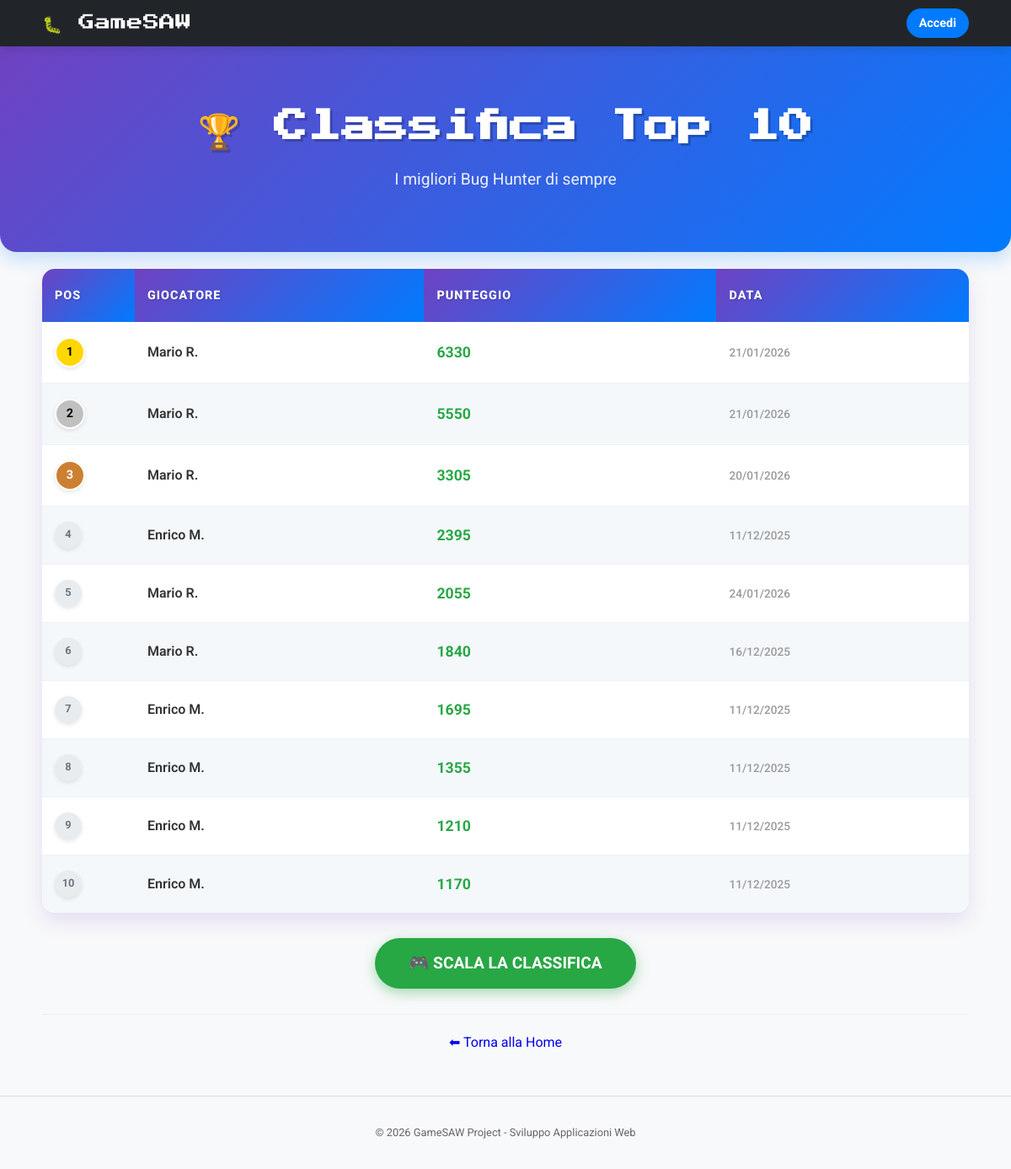
The app's page /classifica.php with its own data.
### tables this page shows
CREATE TABLE `punteggi` (
  `id` int(11) NOT NULL,
  `id_utente` int(11) NOT NULL,
  `punteggio` int(11) NOT NULL,
  `data_partita` timestamp NOT NULL DEFAULT current_timestamp()
);

CREATE TABLE `utenti` (
  `id` int(11) NOT NULL,
  `nome` varchar(50) NOT NULL,
  `cognome` varchar(50) NOT NULL,
  `email` varchar(100) NOT NULL,
  `password` varchar(255) NOT NULL,
  `ruolo` enum('user','admin') DEFAULT 'user',
  `data_registrazione` timestamp NOT NULL DEFAULT current_timestamp(),
  `bannato` tinyint(1) DEFAULT 0
);

### Includes/select.php (called while the page is built, shortened)
<?php
function getTopPlayers($pdo) {
    try {
        $sql = "SELECT u.nome, u.cognome, p.punteggio, p.data_partita
                FROM punteggi p
                JOIN utenti u ON p.id_utente = u.id
                WHERE u.bannato = 0
                ORDER BY p.punteggio DESC
                LIMIT 10";
        $stmt = $pdo->query($sql);
        return $stmt->fetchAll();
    } catch (PDOException $e) {
        return [];
    }
}
?>

### classifica.php (the view, shortened to what this page needs)
<?php
require_once 'includes/connection.php';
require_once 'includes/select.php';
$top_players = getTopPlayers($pdo);
include 'includes/header.php';
include 'includes/navbar.php';
?>
<div class="hero-section hero-sm">
    <h1>🏆 Classifica Top 10</h1>
    <p>I migliori Bug Hunter di sempre</p>
</div>
<div class="container">
    <table>
        <thead>
            <tr>
                <th width="10%">Pos</th>
                <th>Giocatore</th>
                <th>Punteggio</th>
                <th>Data</th>
            </tr>
        </thead>
        <tbody>
            <?php $rank = 1; ?>
            <?php foreach ($top_players as $row): ?>
                <?php
                    $rankClass = "rank-other";
                    if($rank == 1) $rankClass = "rank-1";
                    if($rank == 2) $rankClass = "rank-2";
                    if($rank == 3) $rankClass = "rank-3";
                ?>
                <tr>
                    <td>
                        <span class="rank-badge <?= $rankClass ?>">
                            <?= $rank++ ?>
                        </span>
                    </td>
                    <td class="player-name">
                        <?= htmlspecialchars($row['nome'] . ' ' . $row['cognome'][0] . '.') ?>
                    </td>
                    <td>
                        <span class="score-val"><?= $row['punteggio'] ?></span>
                    </td>
                    <td>
                        <span class="date-val">
                            <?= date("d/m/Y", strtotime($row['data_partita'])) ?>
                        </span>
                    </td>
                </tr>
            <?php endforeach; ?>
        </tbody>
    </table>
    <div class="text-center mt-30">
        <a href="game.php" class="btn-hero">🎮 SCALA LA CLASSIFICA</a>
    </div>
    <div class="back-footer">
        <a href="index.php" class="btn-back">⬅ Torna alla Home</a>
    </div>
</div>
<?php include 'includes/footer.php'; ?>

### Includes/header.php (shortened to what this page needs)
<!DOCTYPE html>
<html lang="it">
<head>
    <?php
    if (isset($isGamePage) && $isGamePage === true) {
        echo '<link rel="stylesheet" href="assets/css/style.css?v=3.0">';
    } else {
        echo '<link rel="stylesheet" href="assets/css/base.css?v=3.0">';
    }
    ?>
</head>
<body>

### Includes/navbar.php
<nav class="main-nav">
    <div class="nav-container">
        <div class="nav-left">
            <a href="index.php" class="nav-logo">
                🐛 GameSAW
            </a>
        </div>
        <div class="nav-right">
            <?php if (isset($_SESSION['user_id'])): ?>
                <a href="profilo.php" class="user-link">
                    <span class="user-icon">👤</span>
                    <?= htmlspecialchars($_SESSION['nome']) ?>
                </a>
                <a href="logout.php" class="btn-logout" title="Disconnetti" style="display: flex; align-items: center; justify-content: center;">
                  <svg xmlns="http://www.w3.org/2000/svg" width="24" height="24" viewBox="0 0 24 24" fill="none" stroke="currentColor" stroke-width="2" stroke-linecap="round" stroke-linejoin="round">
                   <path d="M18.36 6.64a9 9 0 1 1-12.73 0"></path>
                   <line x1="12" y1="2" x2="12" y2="12"></line>
                  </svg>
                </a>
            <?php else: ?>
                <a href="login.php" class="btn-login-nav">Accedi</a>
            <?php endif; ?>
        </div>
    </div>
</nav>

### Includes/footer.php
<footer>
    <div class="container">
        <p>&copy; 2026 GameSAW Project - Sviluppo Applicazioni Web</p>
    </div>
</footer>
</body>
</html>

### Assets/Css/base.css (style rules this page uses)
html { font-size: 16px; }
body { font-family: 'Roboto', sans-serif; background-color: #f8f9fa; color: #333; margin: 0; padding: 0; line-height: 1.6; }
a { text-decoration: none; }
.mt-30 { margin-top: 1.875rem; }
.text-center { text-align: center; }
.main-nav { background-color: #212529; padding: 0.625rem 0; position: sticky; top: 0; z-index: 1000; box-shadow: 0 0.25rem 0.625rem rgba(0,0,0,0.1); }
.nav-container { max-width: 68.75rem; margin: 0 auto; padding: 0 1.25rem; display: flex; justify-content: space-between; align-items: center; }
.nav-logo { color: #fff; font-family: 'Press Start 2P', cursive; font-size: 1.2rem; transition: color 0.2s; }
.nav-right { display: flex; align-items: center; gap: 0.9375rem; }
.btn-login-nav { background-color: #007bff; color: white; padding: 0.375rem 0.9375rem; border-radius: 1.25rem; font-size: 0.9em; font-weight: bold; }
.hero-section { background: linear-gradient(135deg, #6f42c1 0%, #007bff 100%); color: white; padding: 5rem 1.25rem; text-align: center; margin-bottom: 2.5rem; border-bottom-left-radius: 1.25rem; border-bottom-right-radius: 1.25rem; box-shadow: 0 0.625rem 1.25rem rgba(0, 123, 255, 0.2); }
.hero-sm { padding: 2.5rem 1.25rem; margin-bottom: 1.25rem; }
.hero-section h1 { font-family: 'Press Start 2P', cursive; font-size: 2.5rem; margin-bottom: 1.25rem; text-shadow: 0.1875rem 0.1875rem 0px rgba(0,0,0,0.2); line-height: 1.4; }
.hero-section p { font-size: 1.2rem; max-width: 37.5rem; margin: 0 auto 1.875rem auto; opacity: 0.9; }
.btn-hero { background-color: #28a745; color: white; padding: 0.9375rem 2.5rem; font-size: 1.2rem; border-radius: 3.125rem; font-weight: bold; box-shadow: 0 0.3125rem 0.9375rem rgba(40, 167, 69, 0.4); transition: transform 0.2s, box-shadow 0.2s; display: inline-block; }
.container { max-width: 68.75rem; margin: 0 auto; padding: 0 1.25rem; }
table { width: 100%; border-collapse: collapse; margin-top: 1.25rem; background-color: white; border-radius: 0.9375rem; overflow: hidden; box-shadow: 0 0.625rem 1.5625rem rgba(111, 66, 193, 0.15); border: none; }
th { background: linear-gradient(135deg, #6f42c1 0%, #007bff 100%); color: white; padding: 1.25rem 0.9375rem; text-align: left; text-transform: uppercase; font-size: 0.9em; letter-spacing: 0.0625rem; border: none; font-weight: 800; text-shadow: 0.0625rem 0.0625rem 0.125rem rgba(0,0,0,0.2); }
td { padding: 1.125rem 0.9375rem; color: #444; font-weight: 500; vertical-align: middle; border-bottom: 0.0625rem solid #eef2f7; }
tr:last-child td { border-bottom: none; }
tr:nth-child(even) { background-color: #f4f8fb; }
.rank-badge { display: inline-flex; justify-content: center; align-items: center; width: 2rem; height: 2rem; border-radius: 50%; font-weight: bold; font-size: 0.9em; box-shadow: 0 0.125rem 0.3125rem rgba(0,0,0,0.1); }
.rank-1 { background-color: #ffd700; color: #000; border: 0.125rem solid #fff; }
.rank-2 { background-color: #c0c0c0; color: #000; border: 0.125rem solid #fff; }
.rank-3 { background-color: #cd7f32; color: #fff; border: 0.125rem solid #fff; }
.rank-other { background-color: #e9ecef; color: #6c757d; font-size: 0.8em; }
.player-name { font-weight: 600; color: #333; }
.score-val { color: #28a745; font-weight: bold; font-size: 1.1em; }
.date-val { color: #999; font-size: 0.85em; }
footer { margin-top: 3.125rem; padding: 1.25rem 0; color: #666; font-size: 0.8em; border-top: 0.0625rem solid #ddd; }
footer .container { text-align: center; }
.back-footer { margin-top: 1.875rem; padding-top: 1.25rem; border-top: 0.0625rem solid #eee; text-align: center; }

### records on screen
punteggi: id_utente.cognome "Mario R.", punteggio "6330", data_partita "21/01/2026"
punteggi: id_utente.cognome "Mario R.", punteggio "5550", data_partita "21/01/2026"
punteggi: id_utente.cognome "Mario R.", punteggio "3305", data_partita "20/01/2026"
punteggi: id_utente.cognome "Enrico M.", punteggio "2395", data_partita "11/12/2025"
punteggi: id_utente.cognome "Mario R.", punteggio "2055", data_partita "24/01/2026"
punteggi: id_utente.cognome "Mario R.", punteggio "1840", data_partita "16/12/2025"
punteggi: id_utente.cognome "Enrico M.", punteggio "1695", data_partita "11/12/2025"
punteggi: id_utente.cognome "Enrico M.", punteggio "1355", data_partita "11/12/2025"
punteggi: id_utente.cognome "Enrico M.", punteggio "1210", data_partita "11/12/2025"
punteggi: id_utente.cognome "Enrico M.", punteggio "1170", data_partita "11/12/2025"
